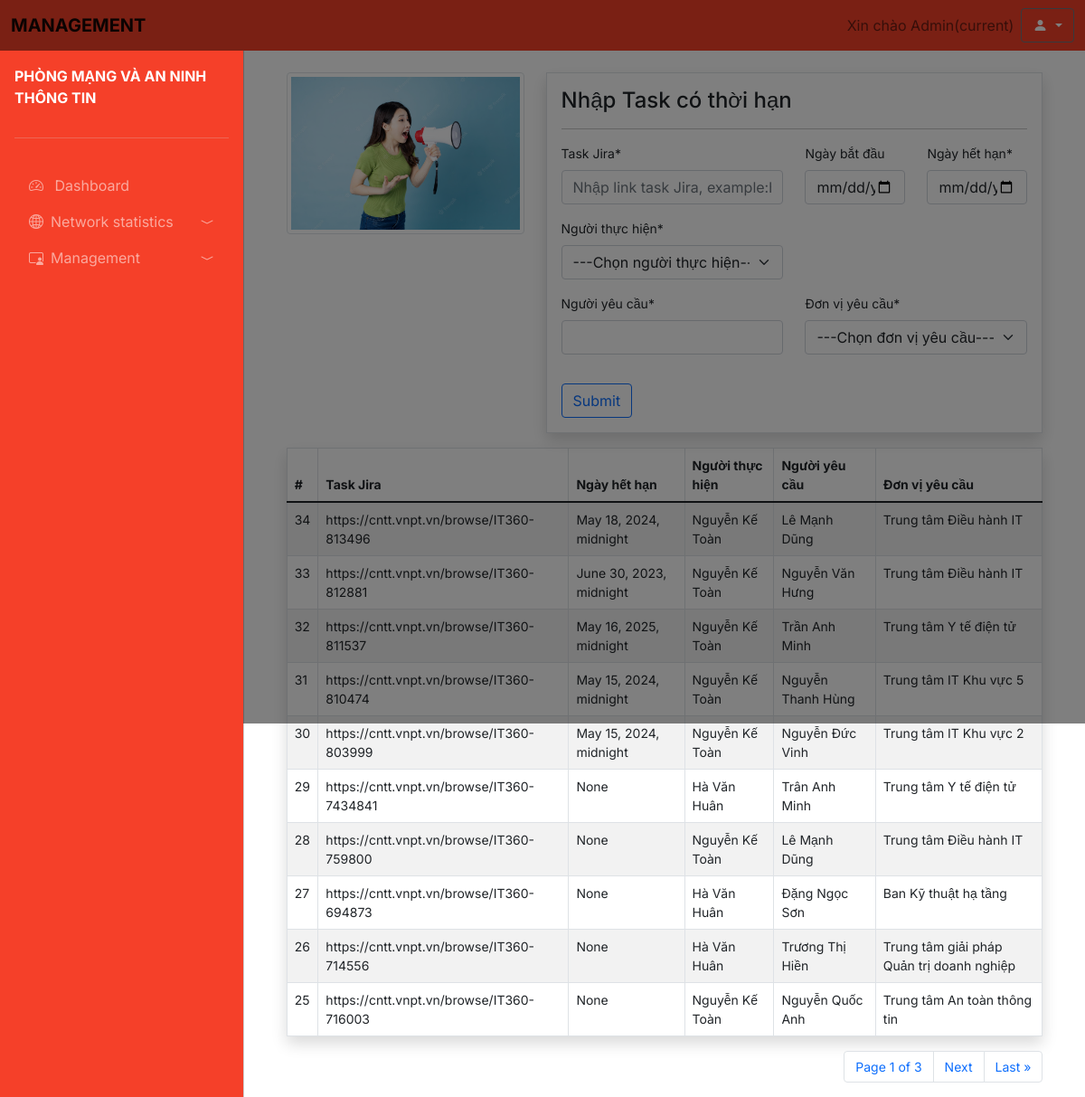
Screenshot of /dashboard/1/ (signed in) with the database file from the repository.
### dashboard/models.py (models this page shows, shortened)
class TaskDue(models.Model):
    don_vi = (
			('Trung tâm Điều hành IT', 'Trung tâm Điều hành IT'),
			('Trung tâm Chính phủ điện tử', 'Trung tâm Chính phủ điện tử'),
            ('Trung tâm Y tế điện tử', 'Trung tâm Y tế điện tử'),
            ('Trung tâm Sáng tạo (IC)', 'Trung tâm Sáng tạo (IC)'),
            ('Trung tâm Giáo dục điện tử', 'Trung tâm Giáo dục điện tử'),
            ('Trung tâm Giải pháp tích hợp hệ thống', 'Trung tâm Giải pháp tích hợp hệ thống'),
            ('Trung tâm An toàn thông tin', 'Trung tâm An toàn thông tin'),
            ('Trung tâm giải pháp Quản trị doanh nghiệp', 'Trung tâm giải pháp Quản trị doanh nghiệp'),
            ('Trung tâm IT Khu vực 1', 'Trung tâm IT Khu vực 1'),
            ('Trung tâm IT Khu vực 2', 'Trung tâm IT Khu vực 2'),
            ('Trung tâm IT Khu vực 3', 'Trung tâm IT Khu vực 3'),
            ('Trung tâm IT Khu vực 4', 'Trung tâm IT Khu vực 4'),
            ('Trung tâm IT Khu vực 5', 'Trung tâm IT Khu vực 5'),
            ('Ban Kỹ thuật hạ tầng', 'Ban Kỹ thuật hạ tầng'),
            ('Trung tâm Hạ tầng IDC', 'Trung tâm Hạ tầng IDC'),
            ('Ban Chất lượng sản phẩm', 'Ban Chất lượng sản phẩm'),
            ('Ban Tiếp thị Bán hàng', 'Ban Tiếp thị Bán hàng'),
            ('Ban Kế toán Tài chính', 'Ban Kế toán Tài chính'),
            ('Ban Chiến lược sản phẩm', 'Ban Chiến lược sản phẩm'),
            ('Ban Kế hoạch Đầu tư', 'Ban Kế hoạch Đầu tư'),
            ('Ban Quản lý dự án', 'Ban Quản lý dự án'),
            ('Viễn thông tỉnh', 'Viễn thông tỉnh'),
			)
    thuchien = (
			('Lê Minh Đức', 'Lê Minh Đức'),
			('Phạm Đình Nghĩa', 'Phạm Đình Nghĩa'),
            ('Hà Văn Huân', 'Hà Văn Huân'),
            ('Nguyễn Khắc Xuân Tùng', 'Nguyễn Khắc Xuân Tùng'),
            ('Nguyễn Tiến Dũng', 'Nguyễn Tiến Dũng'),
            ('Nguyễn Kế Toàn', 'Nguyễn Kế Toàn'),
            ('Nguyễn An', 'Nguyễn An'),
            ('Hà Đa Sĩ', 'Hà Đa Sĩ'),
			)
    number = models.AutoField(primary_key=True,auto_created=True,serialize=False,verbose_name='ID')
    taskjira = models.CharField(max_length=500,unique=True)
    taskcreate = models.DateTimeField()
    taskend = models.DateTimeField()
    excecute = models.CharField(max_length=200,choices=thuchien)
    request = models.CharField(max_length=200)
    department = models.CharField(max_length=200,choices=don_vi)
    class Meta:
        verbose_name_plural = 'Task Expired'

### dashboard/views.py (the view)
# urls.py: path('1/', views.taskdue, name='taskdue'),
@login_required(login_url='login')
def taskdue(request):
    obj = TaskDue.objects.all().values().order_by('-number')
    form1 = TaskForm(request.POST or None)
    if form1.is_valid():
        form1.save()
        messages.success(request,'Bạn đã nhập thành công!')
        return redirect(taskdue)
    page = request.GET.get('page', 1)
    paginator = Paginator(obj, 10)
    try:
        objp=paginator.page(page)
    except PageNotAnInteger:
        objp=paginator.page(1)
    except EmptyPage:
        objp=paginator.page(paginator.num_pages)
    cont ={
        'members':objp,
        'formtask': form1
    }
    return render(request, 'resource/duetask.html', cont)

### templates/resource/duetask.html (shortened to what this page needs)
{% extends 'partials/base1.html' %}
{% load static %}
{% load crispy_forms_tags %}
{% block content %}
    <div class="container mt-3 " style="width: 95%;font-size: 14px">
        <div class="row">
            <div class="col-md-4 col-lg-4 block-image">
                <img src="{% static '/img/speaker.jpg' %}" alt="" class="img-thumbnail">
            </div>
            <div class="col-md-8">
                <div class="border p-3 shadow">
                    <h4>Nhập Task có thời hạn</h4>
                    <hr>
                    <form method="POST">
                        <div class="row">
                            <div class="col-6"> {{ formtask.taskjira|as_crispy_field }} </div>
                            <div class="col-3">  {{ formtask.taskcreate|as_crispy_field }} </div>
                            <div class="col-3"> {{ formtask.taskend|as_crispy_field }} </div>
                        </div>
                        <div class="row">
                            <div class="col-6"> {{ formtask.excecute|as_crispy_field }} </div>
                        </div>
                        <div class="row">
                            <div class="col-6"> {{ formtask.request|as_crispy_field }} </div>
                            <div class="col-6"> {{ formtask.department|as_crispy_field }} </div>
                        </div>
                        <button type="submit" class="btn btn-outline-primary mt-3">Submit</button>
                    </form>
                </div>
            </div>
        </div>
        <div>
            <table class="table table-striped table-bordered table-hover mt-3 shadow">
                <thead>
                <tr>
                    <th scope="col">#</th>
                    <th scope="col">Task Jira</th>
                    <th scope="col">Ngày hết hạn</th>
                    <th scope="col">Người thực hiện</th>
                    <th scope="col">Người yêu cầu</th>
                    <th scope="col">Đơn vị yêu cầu</th>
                </tr>
                </thead>
                <tbody>
                {% for x in members %}
                    <tr>
                        <td>{{x.number}}</td>
                        <td>{{x.taskjira}}</td>
                        <td>{{x.taskend}}</td>
                        <td>{{x.excecute}}</td>
                        <td>{{x.request}}</td>
                        <td>{{x.department}}</td>
                    </tr>
                {% endfor %}
                </tbody>
            </table>
            <nav aria-label="Page navigation example">
                <ul class="pagination justify-content-end">
                    <li class="page-item"><a href="#" class="page-link">Page {{ members.number }} of {{ members.paginator.num_pages }}</a></li>
                {% if members.has_next %}
                    <li class="page-item"><a class="page-link" href="?page={{ members.next_page_number }}">Next</a></li>
                    <li class="page-item"><a class="page-link" href="?page={{ members.next_page_number }}">Last &raquo</a></li>
                {% endif %}
                </ul>
            </nav>
        </div>
    </div>
{% endblock %}

### templates/partials/base1.html (shortened to what this page needs)
{% load static %}
<!doctype html>
<html lang="en">
  <head>
    <link href="https://cdn.jsdelivr.net/npm/bootstrap@5.1.3/dist/css/bootstrap.min.css" rel="stylesheet">
    <link rel="stylesheet" type="text/css" href="{% static 'base1.css' %}">
    <link rel="stylesheet" href="https://cdn.jsdelivr.net/npm/bootstrap-icons@1.9.1/font/bootstrap-icons.css">
    </head>
    <body>
        {% include "partials/nav.html" %}
        <div class="sidebar-nav offcanvas offcanvas-start show text-white" style="background-color: #f54029;" tabindex="-1" id="offcanvasExample" aria-labelledby="offcanvasExampleLabel">
            <div class="offcanvas-body">
                <nav class="navbar-dark">
                    <ul class="navbar-nav">
                        <li>
                            <div class="text-mute fw-bold text-uppercase">Phòng Mạng và An ninh thông tin</div>
                        </li>
                        <li class="my-4">
                            <hr class="dropdown-divider"/>
                        </li>
                        <li>
                            <a href="{% url 'dashboard' %}" class="nav-link px-3 {% if request.resolver_match.view_name == 'dashboard' %}active{% endif %}">
                                <span class="me-2">
                                    <i class="bi bi-speedometer2"></i>
                                </span>
                                <span>Dashboard</span>
                            </a>
                        </li>
                        <li>
                            <a class="nav-link px-3 sidebar-link" data-bs-toggle="collapse" href="#collapseExample" role="button" aria-expanded="false" aria-controls="collapseExample">
                                <span class="me-2">
                                    <i class="bi bi-globe2"></i>
                                </span>
                                <span>Network statistics</span>
                                <span class="right-icon ms-auto">
                                    <i class="bi bi-chevron-compact-down"></i>
                                </span>
                            </a>
                        </li>
                        <li>
                            <a class="nav-link px-3 sidebar-link" data-bs-toggle="collapse" href="#collapseExample1" role="button" aria-expanded="false" aria-controls="collapseExample">
                                <span class="me-2">
                                    <i class="bi bi-person-video3"></i>
                                </span>
                                <span>Management</span>
                                <span class="right-icon ms-auto">
                                    <i class="bi bi-chevron-compact-down"></i>
                                </span>
                            </a>
                        </li>
                    </ul>
                </nav>
            </div>
        </div>
        <main class="mt-5 pt-3">
            <div class="container-fluid">
                {% block content %}
                {% endblock %}
            </div>
        </main>
    </body>
</html>

### templates/partials/nav.html (shortened to what this page needs)
<nav class="navbar navbar-expand-lg navbar-light fixed-top" style="background-color: #f54029;">
    <div class='container-fluid'>
        <a class="navbar-brand me-auto ms-lg-0 ms-3 fw-bold text-uppercase" href="#">management</a>
        <div class="collapse navbar-collapse" id="navbarSupportedContent">
            <ul class="navbar-nav ms-auto">
                <li class="nav-item active">
                <a class="nav-link" href="#">Xin chào {{request.user}}<span class="sr-only">(current)</span></a>
                </li>
            </ul>
            <ul class="navbar-nav mb-2 mb-lg-0">
                <div class="dropdown" >
                    <button class="btn btn-secondary dropdown-toggle" type="button" data-bs-toggle="dropdown" aria-expanded="false" style="background-color: #f54029;">
                        <i class="bi bi-person-fill"></i>
                    </button>
                </div>
            </ul>
        </div>
    </div>
</nav>

### static/base1.css (style rules this page uses)
body, button { font-family: "Inter", sans-serif; }
:root { --offcanvas-width: 270px; --offcanvas-height:56px; }
.sidebar-nav { width: var(--offcanvas-width); }
.sidebar-link { display: flex; align-items: center; }
.sidebar-link .right-icon { display: inline-flex; }
@media (min-width: 992px) { body { overflow: auto !important; } }
@media (min-width: 992px) { main { margin-left: var(--offcanvas-width); } }
@media (min-width: 992px) { .sidebar-nav { transform: none; visibility: visible !important; top: var(--offcanvas-height); height: calc(100% - var(--offcanvas-height)); } }

### rows the page displays
TaskDue: number "34", taskjira "https://cntt.vnpt.vn/browse/IT360-813496", taskend "May 18, 2024, midnight", excecute "Nguyễn Kế Toàn", request "Lê Mạnh Dũng", department "Trung tâm Điều hành IT"
TaskDue: number "33", taskjira "https://cntt.vnpt.vn/browse/IT360-812881", taskend "June 30, 2023, midnight", excecute "Nguyễn Kế Toàn", request "Nguyễn Văn Hưng", department "Trung tâm Điều hành IT"
TaskDue: number "32", taskjira "https://cntt.vnpt.vn/browse/IT360-811537", taskend "May 16, 2025, midnight", excecute "Nguyễn Kế Toàn", request "Trần Anh Minh", department "Trung tâm Y tế điện tử"
TaskDue: number "31", taskjira "https://cntt.vnpt.vn/browse/IT360-810474", taskend "May 15, 2024, midnight", excecute "Nguyễn Kế Toàn", request "Nguyễn Thanh Hùng", department "Trung tâm IT Khu vực 5"
TaskDue: number "30", taskjira "https://cntt.vnpt.vn/browse/IT360-803999", taskend "May 15, 2024, midnight", excecute "Nguyễn Kế Toàn", request "Nguyễn Đức Vinh", department "Trung tâm IT Khu vực 2"
TaskDue: number "29", taskjira "https://cntt.vnpt.vn/browse/IT360-7434841", taskend "None", excecute "Hà Văn Huân", request "Trân Anh Minh", department "Trung tâm Y tế điện tử"
TaskDue: number "28", taskjira "https://cntt.vnpt.vn/browse/IT360-759800", taskend "None", excecute "Nguyễn Kế Toàn", request "Lê Mạnh Dũng", department "Trung tâm Điều hành IT"
TaskDue: number "27", taskjira "https://cntt.vnpt.vn/browse/IT360-694873", taskend "None", excecute "Hà Văn Huân", request "Đặng Ngọc Sơn", department "Ban Kỹ thuật hạ tầng"
TaskDue: number "26", taskjira "https://cntt.vnpt.vn/browse/IT360-714556", taskend "None", excecute "Hà Văn Huân", request "Trương Thị Hiền", department "Trung tâm giải pháp Quản trị doanh nghiệp"
TaskDue: number "25", taskjira "https://cntt.vnpt.vn/browse/IT360-716003", taskend "None", excecute "Nguyễn Kế Toàn", request "Nguyễn Quốc Anh", department "Trung tâm An toàn thông tin"

### other values shown
{{ request.user }} "Admin"
{{ members.number }} "1"
{{ members.paginator.num_pages }} "3"
